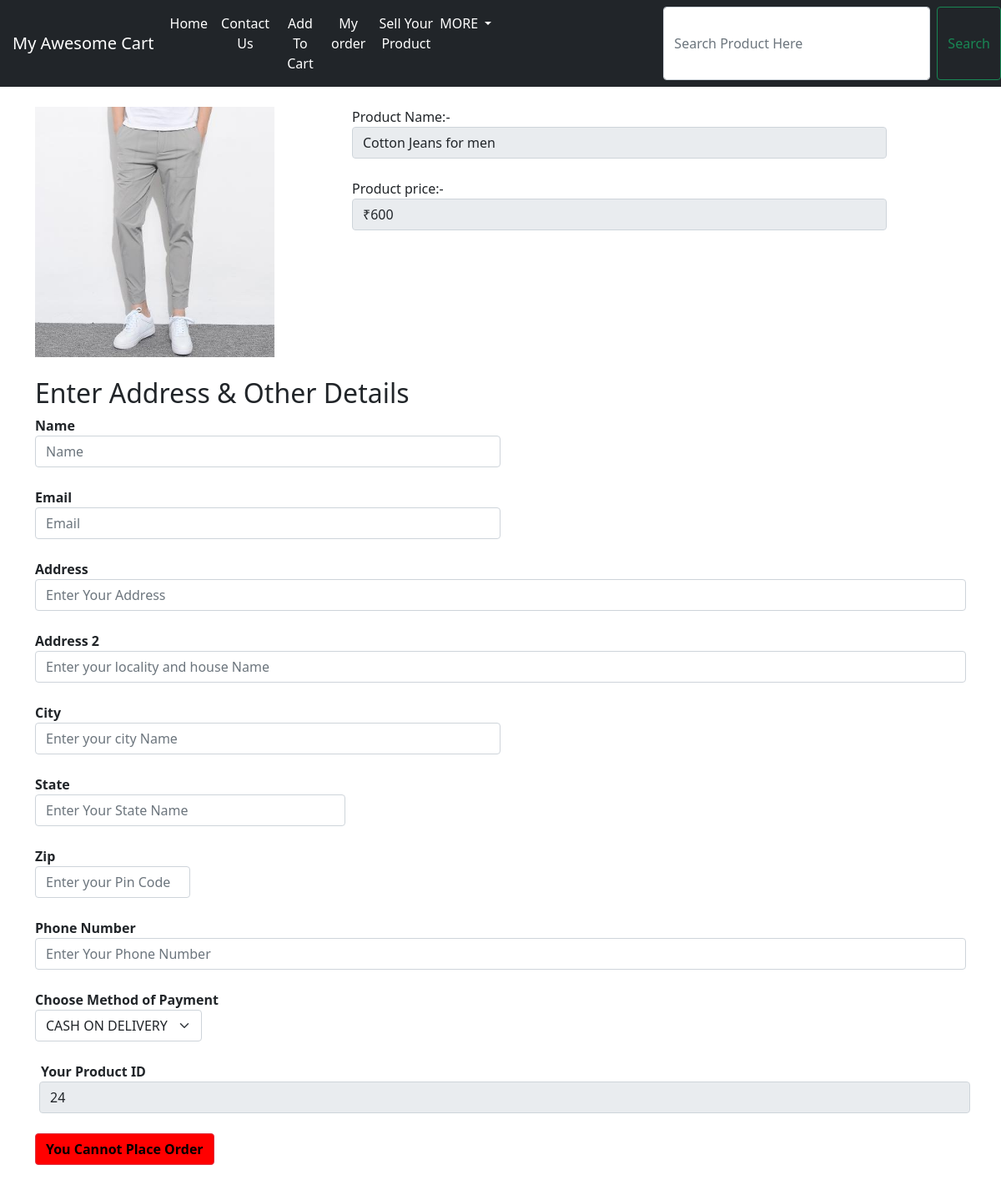
The page /shop/order/24 on the database its author committed.
### shop/models.py (models this page shows, shortened)
class Product(models.Model):
    product_id=models.AutoField
    product_name=models.CharField(max_length=150)
    category=models.CharField(max_length=30, default="")
    subcategory=models.CharField(max_length=50, default="")
    price=models.CharField(max_length=10, default="0")
    des=models.CharField(max_length=10000)
    admin_id=models.IntegerField(default="")
    image=models.ImageField(upload_to="shop/images")

### shop/views.py (the view, shortened to what this page needs)
# urls.py: path("order/<int:myid>", views.order,     name="checkout"),
def order(request, myid):
    product = Product.objects.filter(id=myid)
    return render(request,'shop/order.html', {'product':product[0]})

### templates/shop/order.html (shortened to what this page needs)
{% extends 'shop/basic.html' %}
{% block body %}
<form action="/shop/order/{{product.id}}" method="post">{% csrf_token %}
<div class="container">
    <div class="row">
    <div class="col-md-4">
    <div class="row-md-8">
        <br>
        <label for="image"><img src="/media/{{product.image}}" width="287px" height="300px"></label>
    </div>
    </div>
    <div class="col-md-7"><br>
        <label for="pn">Product Name:-</label>
    <input id="pn" readonly="readonly" class="form-control" name="product_name" value="{{product.product_name}}"></input><br>
        <label for="pr">Product price:-</label>
    <input id="pr" readonly="readonly" class="form-control" value="₹{{product.price}}" name="product_price"></input><br>
    </div>
    </div>
    <div class="col my-4">
        <h2>Enter Address & Other Details</h2>
        <b><form>
            <div class="form-row">
                <div class="form-group col-md-6">
                    <label for="name">Name</label>
                    <input type="name" class="form-control" id="name" placeholder="Name" name="name">
                </div><br>
                <div class="form-group col-md-6">
                    <label for="inputEmail4">Email</label>
                    <input type="email" class="form-control" id="inputEmail4" placeholder="Email" name="email">
                </div>
            </div><br>
            <div class="form-group">
                <label for="inputAddress">Address</label>
                <input type="text" class="form-control" id="inputAddress" placeholder="Enter Your Address" name="address1">
            </div><br>
            <div class="form-group">
                <label for="inputAddress2">Address 2</label>
                <input type="text" class="form-control" id="inputAddress2" placeholder="Enter your locality and house Name" name="address2">
            </div><br>
            <div class="form-row">
                <div class="form-group col-md-6">
                    <label for="inputCity">City</label>
                    <input type="text" class="form-control" id="inputCity" placeholder="Enter your city Name" name="city">
                </div><br>
            <div class="form-group col-md-4">
                <label for="inputState">State</label>
                <input type="text" class="form-control" id="inputAddress" placeholder="Enter Your State Name" name="state">
            </div><br>
                <div class="form-group col-md-2">
                    <label for="inputZip">Zip</label>
                    <input type="text" class="form-control" id="inputZip" placeholder="Enter your Pin Code" name="zip">
                </div>
            </div><br>
            <div class="form-group">
                <label for="inputphone">Phone Number</label>
                <input type="tel" class="form-control" id="inputPhone" placeholder="Enter Your Phone Number" name="phone">
            </div><br>
            <label for="order_method" >Choose Method of Payment</label><br>
             <select class="form-select" aria-label="Default select example" name="order_method" id="method">
                <option value="CASH ON DELIVERY" selected>CASH ON DELIVERY</option>
             </select><br>
            <div class="form-group">
                <label for="inputorder" id="text">Your Product ID</label>
                <input id="inputorder" class="form-control" value="{{product.id}}" readonly="readonly" name="product_id">
            </div></b>
            <br>
{% if user.is_authenticated %}
            <a type="button" class="btn btn-dark" data-toggle="modal" data-target="#order" id="order1">
            <b>Place Order</b>
            </a>
            <div class="modal fade" id="order" tabindex="-1" role="dialog" aria-labelledby="exampleModalLabel" aria-hidden="true">
              <div class="modal-dialog" role="document">
                <div class="modal-content">
                  <div class="modal-header">
                    <h5 class="modal-title" id="exampleModalLabel">ADVISE</h5>
                    <button type="button" class="close" data-dismiss="modal" aria-label="Close">
                      <span aria-hidden="true">&times;</span>
                    </button>
                  </div>
                  <div class="modal-body">
                    PLEASE CHECK THE DETAILS CAREFULLY.
                  </div>
                  <div class="modal-footer">
                    <button type="submit" class="btn btn-secondary">Submit</button>
                  </div>
                </div>
              </div>
            </div>
{% else %}
<button type="button" class="btn btn-danger" id="order2">
<b>You Cannot Place Order</b>
</button>
{% endif %}
{%endblock %}

### templates/shop/basic.html (style rules this page uses)
@media (min-width: 780px) { .btn { position: relative; top:0px; } }

### templates/shop/order.html (style rules this page uses)
#method { width: 200px; }

### rows shown on the page
Product: image (picture), product_name "Cotton Jeans for men", product_price "₹600", product_id "24"
